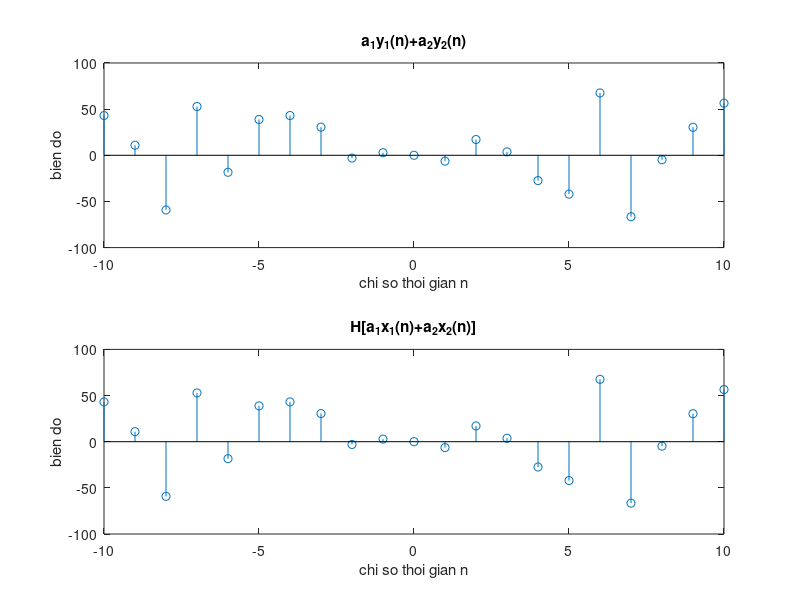

Write the MATLAB code that produced this figure.
%y(n) = nx(n)
n = -10:10;
x1 = randn(size(n)); 
x2 = randn(size(n)); 
a1 = 5; a2 = 4; 
y1 = n.*x1;
y2 = n.*x2;

y = n.*(a1*x1 + a2*x2); %Tin hieu ra khi tin hieu vao la tong cua x1, x2 kem he so
y_t = a1*y1+a2*y2; %Tong cua cac tin hieu ra ung voi cac tin hieu vao kem he so

subplot(211);
stem(n,y_t);
title('a_1y_1(n)+a_2y_2(n)');
xlabel('chi so thoi gian n');
ylabel('bien do');


subplot(212);
stem(n,y);
title('H[a_1x_1(n)+a_2x_2(n)]');
xlabel('chi so thoi gian n');
ylabel('bien do');


